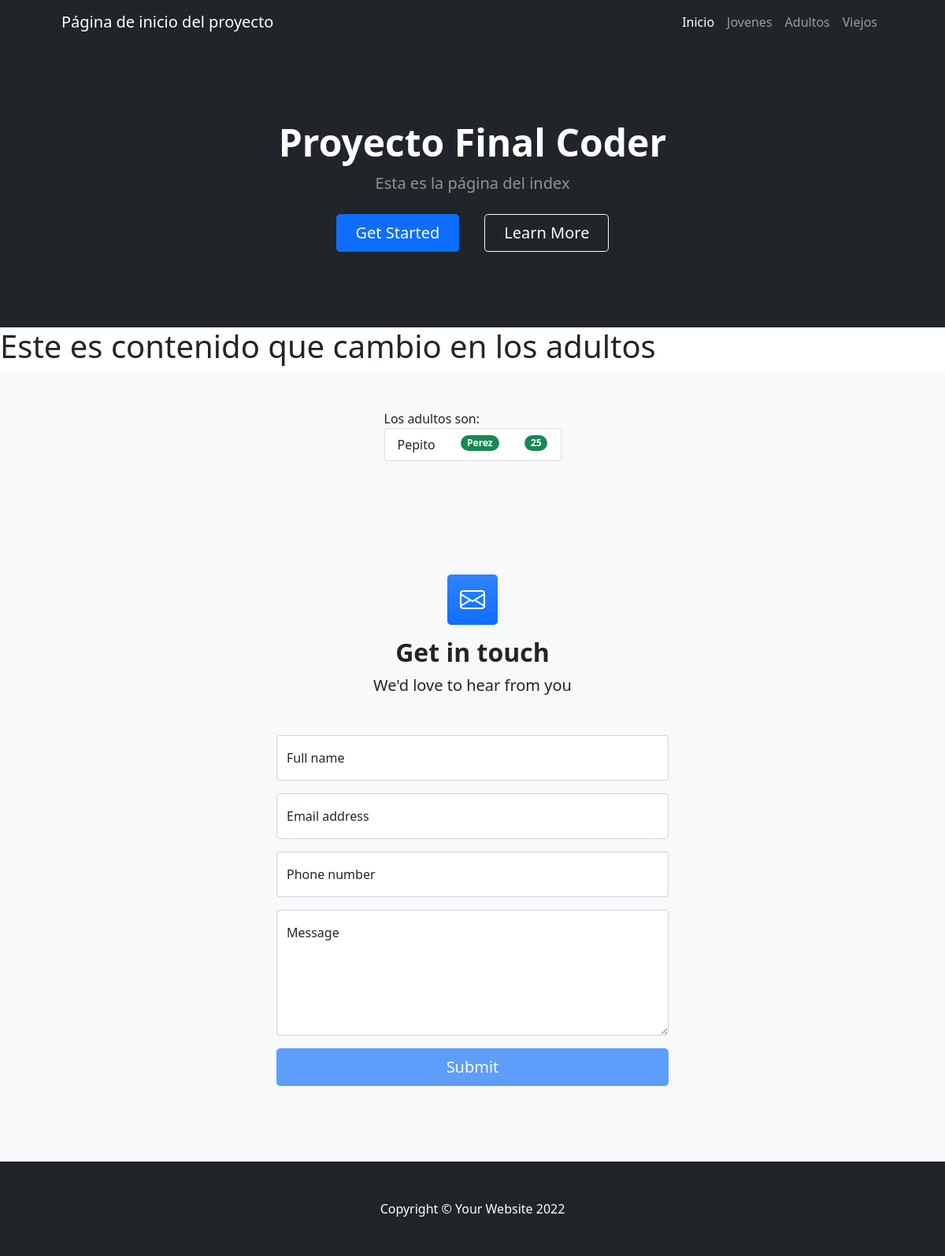
Before: /ProyectoCoder1App/adultos with the older database file.
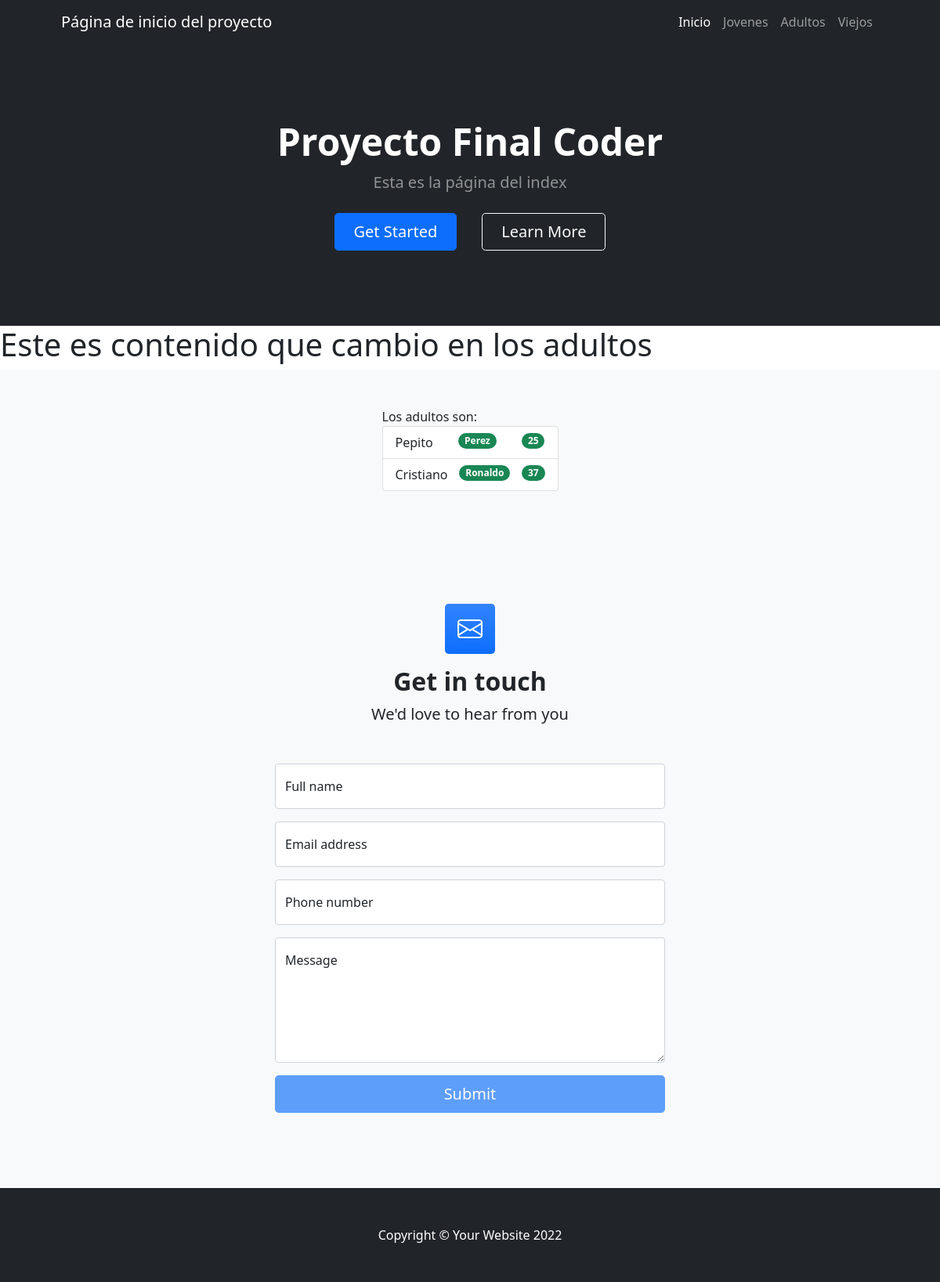
After: the same page with the newer database file.
### ProyectoCoder1App/models.py (models this page shows)
class Adulto(models.Model):
    nombre=models.CharField(max_length=40)
    apellido=models.CharField(max_length=40)
    edad=models.IntegerField()

### ProyectoCoder1App/views.py (the view)
# urls.py: path("adultos", views.adultos,name="adultos"),
def adultos(request):
    adultos=Adulto
    lista_adultos = Adulto.objects.all()
    return render(request, "ProyectoCoder1App/adultos.html", {"adultos":lista_adultos})

### ProyectoCoder1App/templates/ProyectoCoder1App/adultos.html
{% extends "ProyectoCoder1App/padre.html" %}
{% load static %}
{% block ContenidoQueCambia %}
<h1>Este es contenido que cambio en los adultos</h1>
<section class="bg-light py-5">
    <div class="container px-5">
        <div class="row gx-5 justify-content-center">
            <div class="col-lg-3">
                Los adultos son:
                <ul class="list-group">
                    {% for adulto in adultos %}
                        <li class="list-group-item d-flex justify-content-between align-items-start">
                            {{adulto.nombre}}
                            <span class="badge bg-success rounded-pill">{{adulto.apellido}}</span>
                            <span class="badge bg-success rounded-pill">{{adulto.edad}}</span>
                        </li>
                    {% endfor %}
                </ul>
            </div>
        </div>
    </div>
</section>
{% endblock %}

Changed rows visible on the page:
added Adulto: nombre "Cristiano", apellido "Ronaldo", edad "37"
